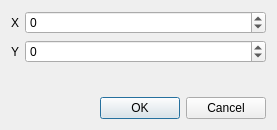
<?xml version="1.0" encoding="UTF-8"?>
<ui version="4.0">
 <class>PointInputDialog</class>
 <widget class="QDialog" name="PointInputDialog">
  <property name="geometry">
   <rect>
    <x>0</x>
    <y>0</y>
    <width>277</width>
    <height>130</height>
   </rect>
  </property>
  <property name="minimumSize">
   <size>
    <width>0</width>
    <height>130</height>
   </size>
  </property>
  <property name="maximumSize">
   <size>
    <width>16777215</width>
    <height>130</height>
   </size>
  </property>
  <property name="windowTitle">
   <string>Input Point</string>
  </property>
  <property name="modal">
   <bool>true</bool>
  </property>
  <layout class="QGridLayout" name="gridLayout">
   <item row="0" column="0">
    <layout class="QFormLayout" name="formLayout">
     <property name="formAlignment">
      <set>Qt::AlignLeading|Qt::AlignLeft|Qt::AlignTop</set>
     </property>
     <item row="0" column="0">
      <widget class="QLabel" name="label">
       <property name="text">
        <string>X</string>
       </property>
      </widget>
     </item>
     <item row="1" column="0">
      <widget class="QLabel" name="label_2">
       <property name="text">
        <string>Y</string>
       </property>
      </widget>
     </item>
     <item row="0" column="1">
      <widget class="QSpinBox" name="spinBoxX">
       <property name="sizePolicy">
        <sizepolicy hsizetype="Expanding" vsizetype="Fixed">
         <horstretch>0</horstretch>
         <verstretch>0</verstretch>
        </sizepolicy>
       </property>
       <property name="minimumSize">
        <size>
         <width>0</width>
         <height>0</height>
        </size>
       </property>
       <property name="minimum">
        <number>-2147483647</number>
       </property>
       <property name="maximum">
        <number>2147483647</number>
       </property>
      </widget>
     </item>
     <item row="1" column="1">
      <widget class="QSpinBox" name="spinBoxY">
       <property name="sizePolicy">
        <sizepolicy hsizetype="Expanding" vsizetype="Fixed">
         <horstretch>0</horstretch>
         <verstretch>0</verstretch>
        </sizepolicy>
       </property>
       <property name="minimumSize">
        <size>
         <width>0</width>
         <height>0</height>
        </size>
       </property>
       <property name="minimum">
        <number>-2147483647</number>
       </property>
       <property name="maximum">
        <number>2147483647</number>
       </property>
      </widget>
     </item>
    </layout>
   </item>
   <item row="1" column="0">
    <widget class="QDialogButtonBox" name="buttonBox">
     <property name="orientation">
      <enum>Qt::Horizontal</enum>
     </property>
     <property name="standardButtons">
      <set>QDialogButtonBox::Cancel|QDialogButtonBox::Ok</set>
     </property>
    </widget>
   </item>
  </layout>
 </widget>
 <resources/>
 <connections>
  <connection>
   <sender>buttonBox</sender>
   <signal>accepted()</signal>
   <receiver>PointInputDialog</receiver>
   <slot>accept()</slot>
   <hints>
    <hint type="sourcelabel">
     <x>248</x>
     <y>254</y>
    </hint>
    <hint type="destinationlabel">
     <x>157</x>
     <y>274</y>
    </hint>
   </hints>
  </connection>
  <connection>
   <sender>buttonBox</sender>
   <signal>rejected()</signal>
   <receiver>PointInputDialog</receiver>
   <slot>reject()</slot>
   <hints>
    <hint type="sourcelabel">
     <x>316</x>
     <y>260</y>
    </hint>
    <hint type="destinationlabel">
     <x>286</x>
     <y>274</y>
    </hint>
   </hints>
  </connection>
 </connections>
</ui>
